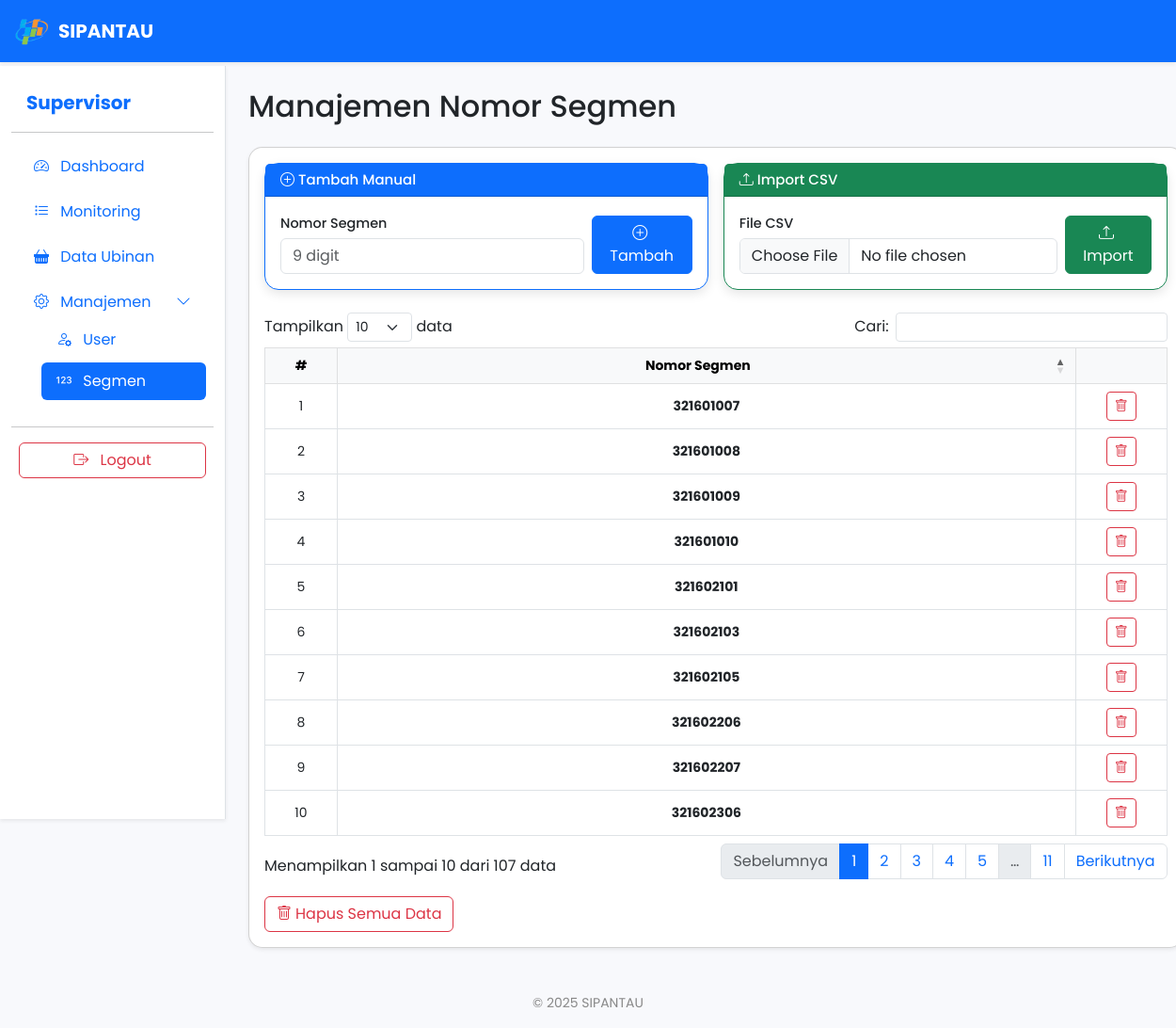
Page /service/super-admin/manage_segmen.php (signed in) on the committed database.
### tables this page shows
CREATE TABLE `segmen` (
  `id` int(11) NOT NULL,
  `nomor_segmen` varchar(9) NOT NULL
);

### service/super-admin/manage_segmen.php (the view, shortened to what this page needs)
<?php
include '../../config/koneksi.php';
$segmen = mysqli_query($conn, "SELECT * FROM segmen ORDER BY nomor_segmen ASC");
?>
<!DOCTYPE html>
<html lang="id">
<head>
    <link href="https://cdn.jsdelivr.net/npm/bootstrap@5.3.0/dist/css/bootstrap.min.css" rel="stylesheet">
    <link href="https://cdn.jsdelivr.net/npm/bootstrap-icons@1.11.3/font/bootstrap-icons.css" rel="stylesheet">
    <link rel="stylesheet" href="https://cdn.datatables.net/1.13.7/css/dataTables.bootstrap5.min.css">
</head>
<body>
<nav class="navbar navbar-expand-lg navbar-dark bg-primary shadow-sm fixed-top" style="z-index:1040;">
    <div class="container-fluid">
        <a class="navbar-brand d-flex align-items-center" href="super_admin.php">
            <img src="../../assets/logo.png" alt="Logo BPS" height="40" class="me-2">
            SIPANTAU
        </a>
    </div>
</nav>
<div class="container-fluid" style="padding-top:70px;">
    <div class="row">
        <nav class="col-lg-2 d-none d-lg-block bg-white border-end shadow-sm sidebar py-4 position-fixed" style="height:100vh; z-index:1030;">
            <div class="position-sticky">
                <a href="#" class="d-flex align-items-center mb-3 text-primary text-decoration-none px-3">
                    <span class="fs-5 fw-bold">Supervisor</span>
                </a>
                <hr>
                <ul class="nav nav-pills flex-column mb-auto px-2">
                    <li class="nav-item mb-2">
                        <a href="super_admin.php" class="nav-link text-primary">
                            <i class="bi bi-speedometer2 me-2"></i> Dashboard
                        </a>
                    </li>
                    <li class="nav-item mb-2">
                        <a href="monitoring.php" class="nav-link text-primary">
                            <i class="bi bi-list-task me-2"></i> Monitoring
                        </a>
                    </li>
                    <li class="nav-item mb-2">
                        <a href="monitoring_panen.php" class="nav-link text-primary">
                            <i class="bi bi-basket-fill me-2"></i> Data Ubinan
                        </a>
                    </li>
                    <li class="nav-item mb-2">
                        <a class="nav-link text-primary d-flex justify-content-between align-items-center" data-bs-toggle="collapse" href="#manajemenMenu" role="button" aria-expanded="true" aria-controls="manajemenMenu">
                            <span><i class="bi bi-gear me-2"></i> Manajemen</span>
                            <i class="bi bi-chevron-down"></i>
                        </a>
                        <div class="collapse show ps-4" id="manajemenMenu">
                            <ul class="nav flex-column">
                                <li class="nav-item mb-1">
                                    <a href="monitoring_akun.php" class="nav-link text-primary">
                                        <i class="bi bi-person-gear me-2"></i> User
                                    </a>
                                </li>
                                <li class="nav-item mb-1">
                                    <a href="manage_segmen.php" class="nav-link active">
                                        <i class="bi bi-123 me-2"></i> Segmen
                                    </a>
                                </li>
                            </ul>
                        </div>
                    </li>
                </ul>
                <hr>
                <div class="px-2">
                    <a href="../../auth/logout.php" class="btn btn-outline-danger w-100">
                        <i class="bi bi-box-arrow-right me-2"></i> Logout
                    </a>
                </div>
            </div>
        </nav>
        <main id="mainContent" class="col-12 col-lg-10 px-2 px-md-4" style="margin-left:240px;">
            <div class="pt-3 pt-md-4">
                <h2 class="mb-3 mb-md-4">Manajemen Nomor Segmen</h2>
                <div class="card shadow-sm">
                    <div class="card-body p-2 p-md-3">
                        <div class="row g-2 g-md-3 mb-3 mb-md-4">
                            <div class="col-12 col-md-6">
                                <div class="card border-primary">
                                    <div class="card-header bg-primary text-white">
                                        <h6 class="mb-0" style="font-size: clamp(0.8rem, 1.2vw, 1rem);">
                                            <i class="bi bi-plus-circle me-1"></i>Tambah Manual
                                        </h6>
                                    </div>
                                    <div class="card-body p-2 p-md-3">
                                        <form method="post" class="d-flex flex-column flex-sm-row gap-2">
                                            <div class="flex-grow-1">
                                                <label class="form-label mb-1" style="font-size: clamp(0.8rem, 1.2vw, 0.9rem);">
                                                    Nomor Segmen
                                                </label>
                                                <input type="text" name="no_segmen" class="form-control" maxlength="9" placeholder="9 digit" required>
                                            </div>
                                            <div class="d-flex align-items-end">
                                                <button type="submit" name="tambah" class="btn btn-primary w-100 w-sm-auto">
                                                    <i class="bi bi-plus-circle me-1"></i>Tambah
                                                </button>
                                            </div>
                                        </form>
                                    </div>
                                </div>
                            </div>
                            <div class="col-12 col-md-6">
                                <div class="card border-success">
                                    <div class="card-header bg-success text-white">
                                        <h6 class="mb-0" style="font-size: clamp(0.8rem, 1.2vw, 1rem);">
                                            <i class="bi bi-upload me-1"></i>Import CSV
                                        </h6>
                                    </div>
                                    <div class="card-body p-2 p-md-3">
                                        <form method="post" enctype="multipart/form-data" class="d-flex flex-column flex-sm-row gap-2">
                                            <div class="flex-grow-1">
                                                <label class="form-label mb-1" style="font-size: clamp(0.8rem, 1.2vw, 0.9rem);">
                                                    File CSV
                                                </label>
                                                <input type="file" name="file_csv" class="form-control" accept=".csv" required>
                                            </div>
                                            <div class="d-flex align-items-end">
                                                <button type="submit" name="import_csv" class="btn btn-success w-100 w-sm-auto">
                                                    <i class="bi bi-upload me-1"></i>Import
                                                </button>
                                            </div>
                                        </form>
                                    </div>
                                </div>
                            </div>
                        </div>
                        <div class="table-responsive">
                            <table id="tabelSegmen" class="table table-bordered table-hover align-middle" style="font-size: clamp(0.75rem, 1.2vw, 0.875rem);">
                                <thead class="table-light">
                                    <tr>
                                        <th class="text-center" style="width:60px;">#</th>
                                        <th class="text-center">Nomor Segmen</th>
                                        <th class="text-center" style="width:80px;"></th>
                                    </tr>
                                </thead>
                                <tbody>
                                    <?php $no = 1; while ($row = mysqli_fetch_assoc($segmen)): ?>
                                    <tr>
                                        <td class="text-center"><?= $no++; ?></td>
                                        <td class="text-center fw-bold"><?= htmlspecialchars($row['nomor_segmen']); ?></td>
                                        <td class="text-center">
                                            <a href="#"
                                               class="btn btn-sm btn-outline-danger deleteButton"
                                               data-id="<?= $row['id']; ?>"
                                               title="Hapus Segmen">
                                                <i class="bi bi-trash"></i>
                                            </a>
                                        </td>
                                    </tr>
                                    <?php endwhile; ?>
                                </tbody>
                            </table>
                        </div>
                        <div class="d-flex flex-column flex-sm-row gap-2 mt-3">
                            <button type="button" class="btn btn-outline-danger" id="hapusSemuaBtn">
                                <i class="bi bi-trash me-1"></i>Hapus Semua Data
                            </button>
                        </div>
                    </div>
                </div>
            </div>
        </main>
    </div>
</div>
<footer class="text-center mt-5 mb-3">
    &copy; <?= date('Y'); ?> SIPANTAU
</footer>
</body>
</html>

### service/super-admin/manage_segmen.php (style rules this page uses)
body { background-color: #f8f9fc; font-family: 'Poppins', sans-serif; overflow-x: hidden; }
.navbar-brand { font-weight: bold; }
.card { border-radius: 15px; box-shadow: 0 4px 12px rgba(0,0,0,0.1); }
.sidebar { width: 240px; }
.form-label { font-weight: 500; }
.table thead th { vertical-align: middle; text-align: center; }
.table td, .table th { vertical-align: middle; }
.btn { transition: all 0.3s ease; }
@media (min-width: 992px) { #mainContent { margin-left: 240px !important; } }
@media (min-width: 992px) { .sidebar { width: 240px; } }
footer { margin-top: 60px; font-size: 14px; color: #888; }

### rows in the picture
segmen: nomor_segmen "321601007"
segmen: nomor_segmen "321601008"
segmen: nomor_segmen "321601009"
segmen: nomor_segmen "321601010"
segmen: nomor_segmen "321602101"
segmen: nomor_segmen "321602103"
segmen: nomor_segmen "321602105"
segmen: nomor_segmen "321602206"
segmen: nomor_segmen "321602207"
segmen: nomor_segmen "321602306"
